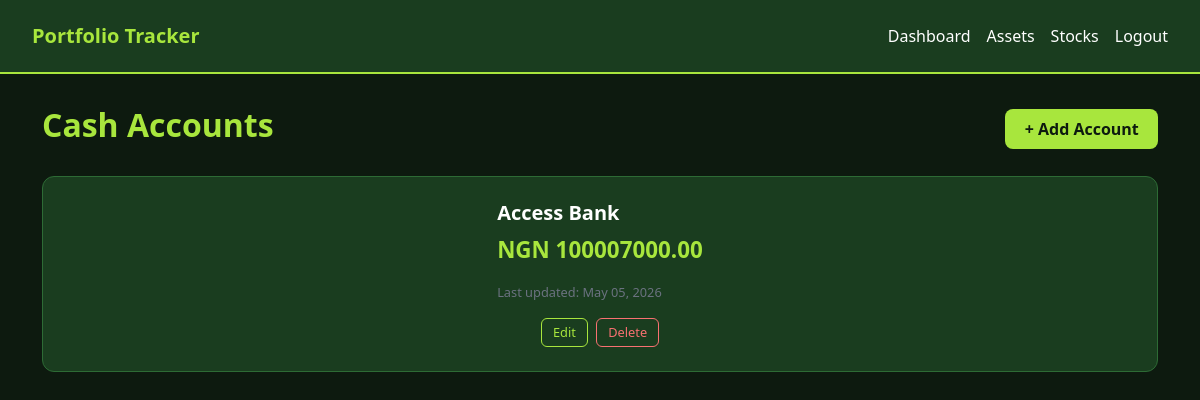
Page /portfolio/cash/ (signed in) on the earlier database version.
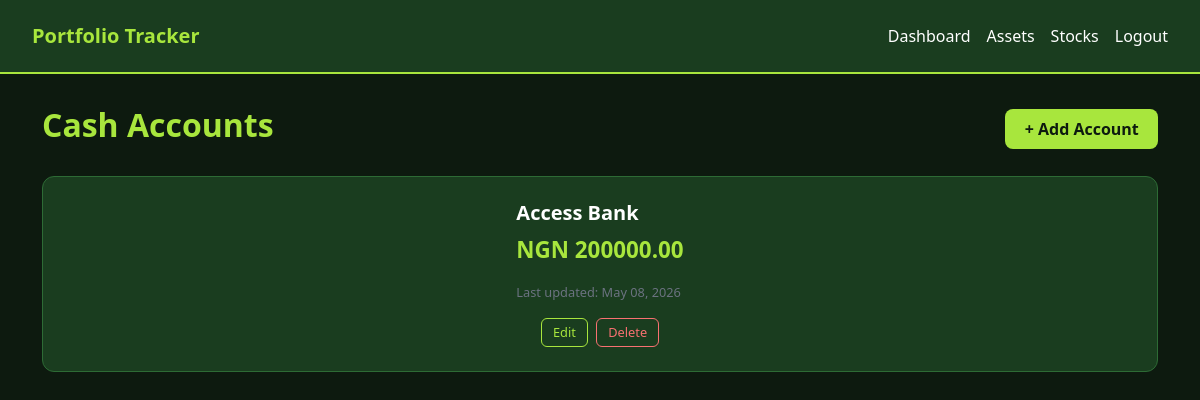
Same page on the later database version.
### portfolio/models.py (models this page shows, shortened)
class CashAccount(models.Model):
    CURRENCY_CHOICES = [
        ('USD', 'US Dollar'),
        ('NGN', 'Nigerian Naira'),
        ('EUR', 'Euro'),
        ('GBP', 'British Pound'),
    ]
    user = models.ForeignKey(User, on_delete=models.CASCADE)
    account_name = models.CharField(max_length=200)
    balance = models.DecimalField(max_digits=15, decimal_places=2)
    currency = models.CharField(max_length=3, choices=CURRENCY_CHOICES, default='NGN')
    created_at = models.DateTimeField(auto_now_add=True)
    updated_at = models.DateTimeField(auto_now=True)

### portfolio/views.py (the view)
# urls.py: path('cash/', views.cash_list, name='cash_list'),
@login_required
def cash_list(request):
    accounts = CashAccount.objects.filter(user=request.user)
    return render(request, 'portfolio/cash_list.html', {'accounts': accounts})

### templates/portfolio/cash_list.html (shortened to what this page needs)
<!DOCTYPE html>
<html lang="en">
<head>
    <link href="https://cdn.jsdelivr.net/npm/bootstrap@5.3.0/dist/css/bootstrap.min.css" rel="stylesheet">
</head>
<body>
    <nav class="navbar">
        <span class="navbar-brand">Portfolio Tracker</span>
        <div class="ms-auto d-flex gap-3">
            <a href="/dashboard/" class="nav-link">Dashboard</a>
            <a href="/portfolio/assets/" class="nav-link">Assets</a>
            <a href="/portfolio/stocks/" class="nav-link">Stocks</a>
            <a href="/users/logout/" class="nav-link">Logout</a>
        </div>
    </nav>
    <div class="container">
        <div class="page-header d-flex justify-content-between align-items-center">
            <h2>Cash Accounts</h2>
            <a href="/portfolio/cash/add/" class="btn-add">+ Add Account</a>
        </div>
        {% if accounts %}
            {% for account in accounts %}
            <div class="card d-flex justify-content-between align-items-center">
                <div>
                    <h5>{{ account.account_name }}</h5>
                    <p class="balance">{{ account.currency }} {{ account.balance }}</p>
                    <p class="updated">Last updated: {{ account.updated_at|date:"M d, Y" }}</p>
                </div>
                <div class="d-flex gap-2">
                    <a href="/portfolio/cash/edit/{{ account.pk }}/" class="btn-edit">Edit</a>
                    <form method="POST" action="/portfolio/cash/delete/{{ account.pk }}/">
                        <button type="submit" class="btn-delete" onclick="return confirm('Delete {{ account.account_name }}? This cannot be undone.')">Delete</button>
                    </form>
                </div>
            </div>
            {% endfor %}
        {% else %}
            <div class="empty">
                <p>No cash accounts yet. Add your bank balance to get started.</p>
            </div>
        {% endif %}
    </div>
</body>
</html>

Differences in the rows shown:
changed CashAccount "NGN": balance "100007000.00" → "200000.00"; updated_at "May 05, 2026" → "May 08, 2026"
